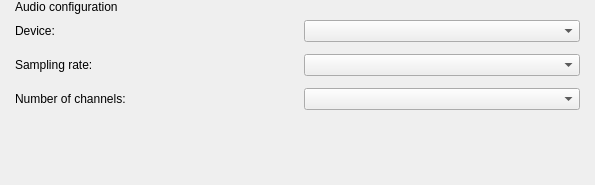
<?xml version="1.0" encoding="UTF-8"?>
<ui version="4.0">
 <class>AudioInputConfigurationWidget</class>
 <widget class="QWidget" name="AudioInputConfigurationWidget">
  <property name="geometry">
   <rect>
    <x>0</x>
    <y>0</y>
    <width>595</width>
    <height>185</height>
   </rect>
  </property>
  <layout class="QVBoxLayout" name="verticalLayout">
   <property name="leftMargin">
    <number>15</number>
   </property>
   <property name="topMargin">
    <number>0</number>
   </property>
   <property name="rightMargin">
    <number>15</number>
   </property>
   <property name="bottomMargin">
    <number>15</number>
   </property>
   <item>
    <widget class="QLabel" name="titleLabel">
     <property name="text">
      <string>Audio configuration</string>
     </property>
    </widget>
   </item>
   <item>
    <layout class="QGridLayout" name="gridLayout">
     <property name="spacing">
      <number>12</number>
     </property>
     <item row="0" column="1">
      <widget class="QComboBox" name="deviceBox"/>
     </item>
     <item row="0" column="0">
      <widget class="QLabel" name="label">
       <property name="text">
        <string>Device:</string>
       </property>
      </widget>
     </item>
     <item row="1" column="0">
      <widget class="QLabel" name="rateLabel">
       <property name="text">
        <string>Sampling rate:</string>
       </property>
      </widget>
     </item>
     <item row="2" column="0">
      <widget class="QLabel" name="nbChannelsLabel">
       <property name="text">
        <string>Number of channels:</string>
       </property>
      </widget>
     </item>
     <item row="1" column="1">
      <widget class="QComboBox" name="rateBox">
       <property name="sizeAdjustPolicy">
        <enum>QComboBox::AdjustToContents</enum>
       </property>
      </widget>
     </item>
     <item row="2" column="1">
      <widget class="QComboBox" name="nbChannelsBox">
       <property name="sizeAdjustPolicy">
        <enum>QComboBox::AdjustToContents</enum>
       </property>
      </widget>
     </item>
    </layout>
   </item>
   <item>
    <spacer name="verticalSpacer">
     <property name="orientation">
      <enum>Qt::Vertical</enum>
     </property>
     <property name="sizeHint" stdset="0">
      <size>
       <width>0</width>
       <height>0</height>
      </size>
     </property>
    </spacer>
   </item>
  </layout>
 </widget>
 <resources/>
 <connections/>
</ui>
